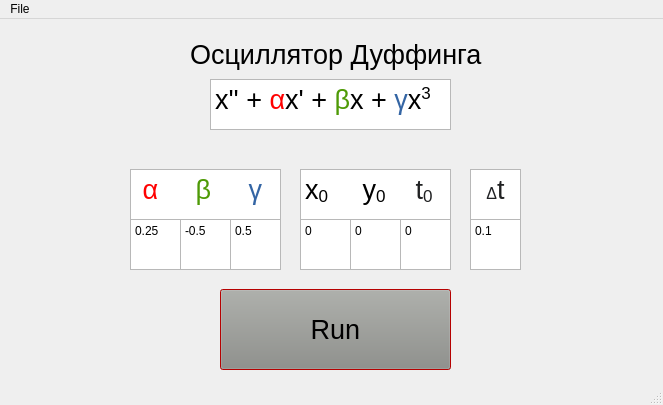
<?xml version="1.0" encoding="UTF-8"?>
<ui version="4.0">
 <class>MainWindow</class>
 <widget class="QMainWindow" name="MainWindow">
  <property name="geometry">
   <rect>
    <x>0</x>
    <y>0</y>
    <width>663</width>
    <height>405</height>
   </rect>
  </property>
  <property name="windowTitle">
   <string>MainWindow</string>
  </property>
  <widget class="QWidget" name="centralwidget">
   <widget class="QTextBrowser" name="textBrowser">
    <property name="geometry">
     <rect>
      <x>210</x>
      <y>60</y>
      <width>241</width>
      <height>51</height>
     </rect>
    </property>
    <property name="html">
     <string>&lt;!DOCTYPE HTML PUBLIC &quot;-//W3C//DTD HTML 4.0//EN&quot; &quot;http://www.w3.org/TR/REC-html40/strict.dtd&quot;&gt;
&lt;html&gt;&lt;head&gt;&lt;meta name=&quot;qrichtext&quot; content=&quot;1&quot; /&gt;&lt;style type=&quot;text/css&quot;&gt;
p, li { white-space: pre-wrap; }
&lt;/style&gt;&lt;/head&gt;&lt;body style=&quot; font-family:'Noto Sans'; font-size:9pt; font-weight:400; font-style:normal;&quot;&gt;
&lt;p style=&quot; margin-top:0px; margin-bottom:0px; margin-left:0px; margin-right:0px; -qt-block-indent:0; text-indent:0px;&quot;&gt;&lt;span style=&quot; font-size:20pt;&quot;&gt;x'' + &lt;/span&gt;&lt;span style=&quot; font-family:'SBL BibLit','SBL Greek','Athena','EB Garamond','EB Garamond 12','Foulis Greek','Garamond Libre','Cardo','Gentium Plus','Gentium','Garamond','Palatino Linotype','DejaVu Sans','DejaVu Serif','FreeSerif','FreeSans','Arial Unicode MS','Lucida Sans Unicode','Lucida Grande','Code2000','sans-serif'; font-size:20pt; color:#ff0101; background-color:#ffffff;&quot;&gt;α&lt;/span&gt;&lt;span style=&quot; font-size:20pt;&quot;&gt;x' + &lt;/span&gt;&lt;span style=&quot; font-family:'SBL BibLit','SBL Greek','Athena','EB Garamond','EB Garamond 12','Foulis Greek','Garamond Libre','Cardo','Gentium Plus','Gentium','Garamond','Palatino Linotype','DejaVu Sans','DejaVu Serif','FreeSerif','FreeSans','Arial Unicode MS','Lucida Sans Unicode','Lucida Grande','Code2000','sans-serif'; font-size:20pt; color:#4e9a06; background-color:#ffffff;&quot;&gt;β&lt;/span&gt;&lt;span style=&quot; font-size:20pt;&quot;&gt;x + &lt;/span&gt;&lt;span style=&quot; font-family:'SBL BibLit','SBL Greek','Athena','EB Garamond','EB Garamond 12','Foulis Greek','Garamond Libre','Cardo','Gentium Plus','Gentium','Garamond','Palatino Linotype','DejaVu Sans','DejaVu Serif','FreeSerif','FreeSans','Arial Unicode MS','Lucida Sans Unicode','Lucida Grande','Code2000','sans-serif'; font-size:20pt; color:#3465a4; background-color:#ffffff;&quot;&gt;γ&lt;/span&gt;&lt;span style=&quot; font-size:20pt;&quot;&gt;x&lt;/span&gt;&lt;span style=&quot; font-size:20pt; vertical-align:super;&quot;&gt;3&lt;/span&gt;&lt;/p&gt;&lt;/body&gt;&lt;/html&gt;</string>
    </property>
   </widget>
   <widget class="QLabel" name="label_2">
    <property name="geometry">
     <rect>
      <x>190</x>
      <y>10</y>
      <width>321</width>
      <height>51</height>
     </rect>
    </property>
    <property name="font">
     <font>
      <pointsize>20</pointsize>
     </font>
    </property>
    <property name="text">
     <string>Осциллятор Дуффинга</string>
    </property>
   </widget>
   <widget class="QPlainTextEdit" name="betaParamEdit">
    <property name="geometry">
     <rect>
      <x>180</x>
      <y>200</y>
      <width>51</width>
      <height>51</height>
     </rect>
    </property>
    <property name="layoutDirection">
     <enum>Qt::LeftToRight</enum>
    </property>
    <property name="plainText">
     <string>-0.5</string>
    </property>
   </widget>
   <widget class="QPlainTextEdit" name="alphaParamEdit">
    <property name="geometry">
     <rect>
      <x>130</x>
      <y>200</y>
      <width>51</width>
      <height>51</height>
     </rect>
    </property>
    <property name="layoutDirection">
     <enum>Qt::LeftToRight</enum>
    </property>
    <property name="plainText">
     <string>0.25</string>
    </property>
   </widget>
   <widget class="QTextBrowser" name="textBrowser_2">
    <property name="geometry">
     <rect>
      <x>130</x>
      <y>150</y>
      <width>151</width>
      <height>51</height>
     </rect>
    </property>
    <property name="font">
     <font>
      <pointsize>20</pointsize>
     </font>
    </property>
    <property name="html">
     <string>&lt;!DOCTYPE HTML PUBLIC &quot;-//W3C//DTD HTML 4.0//EN&quot; &quot;http://www.w3.org/TR/REC-html40/strict.dtd&quot;&gt;
&lt;html&gt;&lt;head&gt;&lt;meta name=&quot;qrichtext&quot; content=&quot;1&quot; /&gt;&lt;style type=&quot;text/css&quot;&gt;
p, li { white-space: pre-wrap; }
&lt;/style&gt;&lt;/head&gt;&lt;body style=&quot; font-family:'Noto Sans'; font-size:20pt; font-weight:400; font-style:normal;&quot;&gt;
&lt;p style=&quot; margin-top:0px; margin-bottom:0px; margin-left:0px; margin-right:0px; -qt-block-indent:0; text-indent:0px;&quot;&gt;&lt;span style=&quot; color:#ff0101;&quot;&gt; &lt;/span&gt;&lt;span style=&quot; font-family:'SBL BibLit','SBL Greek','Athena','EB Garamond','EB Garamond 12','Foulis Greek','Garamond Libre','Cardo','Gentium Plus','Gentium','Garamond','Palatino Linotype','DejaVu Sans','DejaVu Serif','FreeSerif','FreeSans','Arial Unicode MS','Lucida Sans Unicode','Lucida Grande','Code2000','sans-serif'; color:#ff0101; background-color:#ffffff;&quot;&gt;α&lt;/span&gt;     &lt;span style=&quot; font-family:'SBL BibLit','SBL Greek','Athena','EB Garamond','EB Garamond 12','Foulis Greek','Garamond Libre','Cardo','Gentium Plus','Gentium','Garamond','Palatino Linotype','DejaVu Sans','DejaVu Serif','FreeSerif','FreeSans','Arial Unicode MS','Lucida Sans Unicode','Lucida Grande','Code2000','sans-serif'; color:#4e9a06; background-color:#ffffff;&quot;&gt;β     &lt;/span&gt;&lt;span style=&quot; font-family:'SBL BibLit','SBL Greek','Athena','EB Garamond','EB Garamond 12','Foulis Greek','Garamond Libre','Cardo','Gentium Plus','Gentium','Garamond','Palatino Linotype','DejaVu Sans','DejaVu Serif','FreeSerif','FreeSans','Arial Unicode MS','Lucida Sans Unicode','Lucida Grande','Code2000','sans-serif'; color:#3465a4; background-color:#ffffff;&quot;&gt;γ&lt;/span&gt;&lt;/p&gt;&lt;/body&gt;&lt;/html&gt;</string>
    </property>
   </widget>
   <widget class="QPlainTextEdit" name="gammaParamEdit">
    <property name="geometry">
     <rect>
      <x>230</x>
      <y>200</y>
      <width>51</width>
      <height>51</height>
     </rect>
    </property>
    <property name="layoutDirection">
     <enum>Qt::LeftToRight</enum>
    </property>
    <property name="plainText">
     <string>0.5</string>
    </property>
   </widget>
   <widget class="QPushButton" name="pushButton">
    <property name="geometry">
     <rect>
      <x>220</x>
      <y>270</y>
      <width>231</width>
      <height>81</height>
     </rect>
    </property>
    <property name="palette">
     <palette>
      <active>
       <colorrole role="WindowText">
        <brush brushstyle="SolidPattern">
         <color alpha="255">
          <red>0</red>
          <green>0</green>
          <blue>0</blue>
         </color>
        </brush>
       </colorrole>
       <colorrole role="Button">
        <brush brushstyle="SolidPattern">
         <color alpha="255">
          <red>211</red>
          <green>215</green>
          <blue>207</blue>
         </color>
        </brush>
       </colorrole>
       <colorrole role="Light">
        <brush brushstyle="SolidPattern">
         <color alpha="255">
          <red>255</red>
          <green>128</green>
          <blue>128</blue>
         </color>
        </brush>
       </colorrole>
       <colorrole role="Midlight">
        <brush brushstyle="SolidPattern">
         <color alpha="255">
          <red>255</red>
          <green>64</green>
          <blue>64</blue>
         </color>
        </brush>
       </colorrole>
       <colorrole role="Dark">
        <brush brushstyle="SolidPattern">
         <color alpha="255">
          <red>127</red>
          <green>0</green>
          <blue>0</blue>
         </color>
        </brush>
       </colorrole>
       <colorrole role="Mid">
        <brush brushstyle="SolidPattern">
         <color alpha="255">
          <red>170</red>
          <green>1</green>
          <blue>1</blue>
         </color>
        </brush>
       </colorrole>
       <colorrole role="Text">
        <brush brushstyle="SolidPattern">
         <color alpha="255">
          <red>0</red>
          <green>0</green>
          <blue>0</blue>
         </color>
        </brush>
       </colorrole>
       <colorrole role="BrightText">
        <brush brushstyle="SolidPattern">
         <color alpha="255">
          <red>255</red>
          <green>255</green>
          <blue>255</blue>
         </color>
        </brush>
       </colorrole>
       <colorrole role="ButtonText">
        <brush brushstyle="SolidPattern">
         <color alpha="255">
          <red>0</red>
          <green>0</green>
          <blue>0</blue>
         </color>
        </brush>
       </colorrole>
       <colorrole role="Base">
        <brush brushstyle="SolidPattern">
         <color alpha="255">
          <red>255</red>
          <green>255</green>
          <blue>255</blue>
         </color>
        </brush>
       </colorrole>
       <colorrole role="Window">
        <brush brushstyle="SolidPattern">
         <color alpha="255">
          <red>255</red>
          <green>1</green>
          <blue>1</blue>
         </color>
        </brush>
       </colorrole>
       <colorrole role="Shadow">
        <brush brushstyle="SolidPattern">
         <color alpha="255">
          <red>0</red>
          <green>0</green>
          <blue>0</blue>
         </color>
        </brush>
       </colorrole>
       <colorrole role="AlternateBase">
        <brush brushstyle="SolidPattern">
         <color alpha="255">
          <red>255</red>
          <green>128</green>
          <blue>128</blue>
         </color>
        </brush>
       </colorrole>
       <colorrole role="ToolTipBase">
        <brush brushstyle="SolidPattern">
         <color alpha="255">
          <red>255</red>
          <green>255</green>
          <blue>220</blue>
         </color>
        </brush>
       </colorrole>
       <colorrole role="ToolTipText">
        <brush brushstyle="SolidPattern">
         <color alpha="255">
          <red>0</red>
          <green>0</green>
          <blue>0</blue>
         </color>
        </brush>
       </colorrole>
       <colorrole role="PlaceholderText">
        <brush brushstyle="SolidPattern">
         <color alpha="128">
          <red>0</red>
          <green>0</green>
          <blue>0</blue>
         </color>
        </brush>
       </colorrole>
      </active>
      <inactive>
       <colorrole role="WindowText">
        <brush brushstyle="SolidPattern">
         <color alpha="255">
          <red>0</red>
          <green>0</green>
          <blue>0</blue>
         </color>
        </brush>
       </colorrole>
       <colorrole role="Button">
        <brush brushstyle="SolidPattern">
         <color alpha="255">
          <red>136</red>
          <green>138</green>
          <blue>133</blue>
         </color>
        </brush>
       </colorrole>
       <colorrole role="Light">
        <brush brushstyle="SolidPattern">
         <color alpha="255">
          <red>255</red>
          <green>128</green>
          <blue>128</blue>
         </color>
        </brush>
       </colorrole>
       <colorrole role="Midlight">
        <brush brushstyle="SolidPattern">
         <color alpha="255">
          <red>255</red>
          <green>64</green>
          <blue>64</blue>
         </color>
        </brush>
       </colorrole>
       <colorrole role="Dark">
        <brush brushstyle="SolidPattern">
         <color alpha="255">
          <red>127</red>
          <green>0</green>
          <blue>0</blue>
         </color>
        </brush>
       </colorrole>
       <colorrole role="Mid">
        <brush brushstyle="SolidPattern">
         <color alpha="255">
          <red>170</red>
          <green>1</green>
          <blue>1</blue>
         </color>
        </brush>
       </colorrole>
       <colorrole role="Text">
        <brush brushstyle="SolidPattern">
         <color alpha="255">
          <red>0</red>
          <green>0</green>
          <blue>0</blue>
         </color>
        </brush>
       </colorrole>
       <colorrole role="BrightText">
        <brush brushstyle="SolidPattern">
         <color alpha="255">
          <red>255</red>
          <green>255</green>
          <blue>255</blue>
         </color>
        </brush>
       </colorrole>
       <colorrole role="ButtonText">
        <brush brushstyle="SolidPattern">
         <color alpha="255">
          <red>0</red>
          <green>0</green>
          <blue>0</blue>
         </color>
        </brush>
       </colorrole>
       <colorrole role="Base">
        <brush brushstyle="SolidPattern">
         <color alpha="255">
          <red>255</red>
          <green>255</green>
          <blue>255</blue>
         </color>
        </brush>
       </colorrole>
       <colorrole role="Window">
        <brush brushstyle="SolidPattern">
         <color alpha="255">
          <red>255</red>
          <green>1</green>
          <blue>1</blue>
         </color>
        </brush>
       </colorrole>
       <colorrole role="Shadow">
        <brush brushstyle="SolidPattern">
         <color alpha="255">
          <red>0</red>
          <green>0</green>
          <blue>0</blue>
         </color>
        </brush>
       </colorrole>
       <colorrole role="AlternateBase">
        <brush brushstyle="SolidPattern">
         <color alpha="255">
          <red>255</red>
          <green>128</green>
          <blue>128</blue>
         </color>
        </brush>
       </colorrole>
       <colorrole role="ToolTipBase">
        <brush brushstyle="SolidPattern">
         <color alpha="255">
          <red>255</red>
          <green>255</green>
          <blue>220</blue>
         </color>
        </brush>
       </colorrole>
       <colorrole role="ToolTipText">
        <brush brushstyle="SolidPattern">
         <color alpha="255">
          <red>0</red>
          <green>0</green>
          <blue>0</blue>
         </color>
        </brush>
       </colorrole>
       <colorrole role="PlaceholderText">
        <brush brushstyle="SolidPattern">
         <color alpha="128">
          <red>0</red>
          <green>0</green>
          <blue>0</blue>
         </color>
        </brush>
       </colorrole>
      </inactive>
      <disabled>
       <colorrole role="WindowText">
        <brush brushstyle="SolidPattern">
         <color alpha="255">
          <red>127</red>
          <green>0</green>
          <blue>0</blue>
         </color>
        </brush>
       </colorrole>
       <colorrole role="Button">
        <brush brushstyle="SolidPattern">
         <color alpha="255">
          <red>136</red>
          <green>138</green>
          <blue>133</blue>
         </color>
        </brush>
       </colorrole>
       <colorrole role="Light">
        <brush brushstyle="SolidPattern">
         <color alpha="255">
          <red>255</red>
          <green>128</green>
          <blue>128</blue>
         </color>
        </brush>
       </colorrole>
       <colorrole role="Midlight">
        <brush brushstyle="SolidPattern">
         <color alpha="255">
          <red>255</red>
          <green>64</green>
          <blue>64</blue>
         </color>
        </brush>
       </colorrole>
       <colorrole role="Dark">
        <brush brushstyle="SolidPattern">
         <color alpha="255">
          <red>127</red>
          <green>0</green>
          <blue>0</blue>
         </color>
        </brush>
       </colorrole>
       <colorrole role="Mid">
        <brush brushstyle="SolidPattern">
         <color alpha="255">
          <red>170</red>
          <green>1</green>
          <blue>1</blue>
         </color>
        </brush>
       </colorrole>
       <colorrole role="Text">
        <brush brushstyle="SolidPattern">
         <color alpha="255">
          <red>127</red>
          <green>0</green>
          <blue>0</blue>
         </color>
        </brush>
       </colorrole>
       <colorrole role="BrightText">
        <brush brushstyle="SolidPattern">
         <color alpha="255">
          <red>255</red>
          <green>255</green>
          <blue>255</blue>
         </color>
        </brush>
       </colorrole>
       <colorrole role="ButtonText">
        <brush brushstyle="SolidPattern">
         <color alpha="255">
          <red>127</red>
          <green>0</green>
          <blue>0</blue>
         </color>
        </brush>
       </colorrole>
       <colorrole role="Base">
        <brush brushstyle="SolidPattern">
         <color alpha="255">
          <red>255</red>
          <green>1</green>
          <blue>1</blue>
         </color>
        </brush>
       </colorrole>
       <colorrole role="Window">
        <brush brushstyle="SolidPattern">
         <color alpha="255">
          <red>255</red>
          <green>1</green>
          <blue>1</blue>
         </color>
        </brush>
       </colorrole>
       <colorrole role="Shadow">
        <brush brushstyle="SolidPattern">
         <color alpha="255">
          <red>0</red>
          <green>0</green>
          <blue>0</blue>
         </color>
        </brush>
       </colorrole>
       <colorrole role="AlternateBase">
        <brush brushstyle="SolidPattern">
         <color alpha="255">
          <red>255</red>
          <green>1</green>
          <blue>1</blue>
         </color>
        </brush>
       </colorrole>
       <colorrole role="ToolTipBase">
        <brush brushstyle="SolidPattern">
         <color alpha="255">
          <red>255</red>
          <green>255</green>
          <blue>220</blue>
         </color>
        </brush>
       </colorrole>
       <colorrole role="ToolTipText">
        <brush brushstyle="SolidPattern">
         <color alpha="255">
          <red>0</red>
          <green>0</green>
          <blue>0</blue>
         </color>
        </brush>
       </colorrole>
       <colorrole role="PlaceholderText">
        <brush brushstyle="SolidPattern">
         <color alpha="128">
          <red>0</red>
          <green>0</green>
          <blue>0</blue>
         </color>
        </brush>
       </colorrole>
      </disabled>
     </palette>
    </property>
    <property name="font">
     <font>
      <pointsize>20</pointsize>
     </font>
    </property>
    <property name="text">
     <string>Run</string>
    </property>
   </widget>
   <widget class="QPlainTextEdit" name="y0ParamEdit">
    <property name="geometry">
     <rect>
      <x>350</x>
      <y>200</y>
      <width>51</width>
      <height>51</height>
     </rect>
    </property>
    <property name="layoutDirection">
     <enum>Qt::LeftToRight</enum>
    </property>
    <property name="plainText">
     <string>0</string>
    </property>
   </widget>
   <widget class="QPlainTextEdit" name="x0ParamEdit">
    <property name="geometry">
     <rect>
      <x>300</x>
      <y>200</y>
      <width>51</width>
      <height>51</height>
     </rect>
    </property>
    <property name="layoutDirection">
     <enum>Qt::LeftToRight</enum>
    </property>
    <property name="plainText">
     <string>0</string>
    </property>
   </widget>
   <widget class="QTextBrowser" name="textBrowser_3">
    <property name="geometry">
     <rect>
      <x>300</x>
      <y>150</y>
      <width>151</width>
      <height>51</height>
     </rect>
    </property>
    <property name="font">
     <font>
      <pointsize>20</pointsize>
     </font>
    </property>
    <property name="html">
     <string>&lt;!DOCTYPE HTML PUBLIC &quot;-//W3C//DTD HTML 4.0//EN&quot; &quot;http://www.w3.org/TR/REC-html40/strict.dtd&quot;&gt;
&lt;html&gt;&lt;head&gt;&lt;meta name=&quot;qrichtext&quot; content=&quot;1&quot; /&gt;&lt;style type=&quot;text/css&quot;&gt;
p, li { white-space: pre-wrap; }
&lt;/style&gt;&lt;/head&gt;&lt;body style=&quot; font-family:'Noto Sans'; font-size:20pt; font-weight:400; font-style:normal;&quot;&gt;
&lt;p style=&quot; margin-top:0px; margin-bottom:0px; margin-left:0px; margin-right:0px; -qt-block-indent:0; text-indent:0px;&quot;&gt;x&lt;span style=&quot; vertical-align:sub;&quot;&gt;0 &lt;/span&gt;    y&lt;span style=&quot; vertical-align:sub;&quot;&gt;0&lt;/span&gt;&lt;span style=&quot; font-family:'SBL BibLit','SBL Greek','Athena','EB Garamond','EB Garamond 12','Foulis Greek','Garamond Libre','Cardo','Gentium Plus','Gentium','Garamond','Palatino Linotype','DejaVu Sans','DejaVu Serif','FreeSerif','FreeSans','Arial Unicode MS','Lucida Sans Unicode','Lucida Grande','Code2000','sans-serif'; color:#4e9a06; background-color:#ffffff;&quot;&gt;   &lt;/span&gt;&lt;span style=&quot; font-family:'SBL BibLit','SBL Greek','Athena','EB Garamond','EB Garamond 12','Foulis Greek','Garamond Libre','Cardo','Gentium Plus','Gentium','Garamond','Palatino Linotype','DejaVu Sans','DejaVu Serif','FreeSerif','FreeSans','Arial Unicode MS','Lucida Sans Unicode','Lucida Grande','Code2000','sans-serif'; color:#202122; background-color:#ffffff;&quot;&gt; t&lt;/span&gt;&lt;span style=&quot; font-family:'SBL BibLit','SBL Greek','Athena','EB Garamond','EB Garamond 12','Foulis Greek','Garamond Libre','Cardo','Gentium Plus','Gentium','Garamond','Palatino Linotype','DejaVu Sans','DejaVu Serif','FreeSerif','FreeSans','Arial Unicode MS','Lucida Sans Unicode','Lucida Grande','Code2000','sans-serif'; color:#202122; background-color:#ffffff; vertical-align:sub;&quot;&gt;0&lt;/span&gt;&lt;/p&gt;&lt;/body&gt;&lt;/html&gt;</string>
    </property>
   </widget>
   <widget class="QPlainTextEdit" name="t0ParamEdit">
    <property name="geometry">
     <rect>
      <x>400</x>
      <y>200</y>
      <width>51</width>
      <height>51</height>
     </rect>
    </property>
    <property name="layoutDirection">
     <enum>Qt::LeftToRight</enum>
    </property>
    <property name="plainText">
     <string>0</string>
    </property>
   </widget>
   <widget class="QTextBrowser" name="textBrowser_4">
    <property name="geometry">
     <rect>
      <x>470</x>
      <y>150</y>
      <width>51</width>
      <height>51</height>
     </rect>
    </property>
    <property name="font">
     <font>
      <pointsize>20</pointsize>
     </font>
    </property>
    <property name="html">
     <string>&lt;!DOCTYPE HTML PUBLIC &quot;-//W3C//DTD HTML 4.0//EN&quot; &quot;http://www.w3.org/TR/REC-html40/strict.dtd&quot;&gt;
&lt;html&gt;&lt;head&gt;&lt;meta name=&quot;qrichtext&quot; content=&quot;1&quot; /&gt;&lt;style type=&quot;text/css&quot;&gt;
p, li { white-space: pre-wrap; }
&lt;/style&gt;&lt;/head&gt;&lt;body style=&quot; font-family:'Noto Sans'; font-size:20pt; font-weight:400; font-style:normal;&quot;&gt;
&lt;p align=&quot;center&quot; style=&quot; margin-top:0px; margin-bottom:0px; margin-left:0px; margin-right:0px; -qt-block-indent:0; text-indent:0px;&quot;&gt;&lt;span style=&quot; font-family:'arial','sans-serif'; font-size:16px; color:#202124; background-color:#ffffff;&quot;&gt;Δ&lt;/span&gt;&lt;span style=&quot; font-family:'SBL BibLit','SBL Greek','Athena','EB Garamond','EB Garamond 12','Foulis Greek','Garamond Libre','Cardo','Gentium Plus','Gentium','Garamond','Palatino Linotype','DejaVu Sans','DejaVu Serif','FreeSerif','FreeSans','Arial Unicode MS','Lucida Sans Unicode','Lucida Grande','Code2000','sans-serif'; color:#202122; background-color:#ffffff;&quot;&gt;t&lt;/span&gt;&lt;/p&gt;&lt;/body&gt;&lt;/html&gt;</string>
    </property>
   </widget>
   <widget class="QPlainTextEdit" name="dtParamEdit">
    <property name="geometry">
     <rect>
      <x>470</x>
      <y>200</y>
      <width>51</width>
      <height>51</height>
     </rect>
    </property>
    <property name="layoutDirection">
     <enum>Qt::LeftToRight</enum>
    </property>
    <property name="plainText">
     <string>0.1</string>
    </property>
   </widget>
  </widget>
  <widget class="QMenuBar" name="menubar">
   <property name="geometry">
    <rect>
     <x>0</x>
     <y>0</y>
     <width>663</width>
     <height>22</height>
    </rect>
   </property>
   <widget class="QMenu" name="menu">
    <property name="title">
     <string>File</string>
    </property>
    <addaction name="actionExit"/>
   </widget>
   <addaction name="menu"/>
  </widget>
  <widget class="QStatusBar" name="statusbar"/>
  <action name="actionExit">
   <property name="text">
    <string>Exit</string>
   </property>
  </action>
 </widget>
 <resources/>
 <connections/>
</ui>
